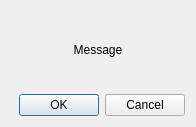
<?xml version="1.0" encoding="UTF-8"?>
<ui version="4.0">
 <class>MessageDialog</class>
 <widget class="QDialog" name="MessageDialog">
  <property name="geometry">
   <rect>
    <x>0</x>
    <y>0</y>
    <width>196</width>
    <height>127</height>
   </rect>
  </property>
  <property name="windowTitle">
   <string>Dialog</string>
  </property>
  <layout class="QVBoxLayout" name="verticalLayout">
   <item>
    <layout class="QHBoxLayout" name="horizontalLayout">
     <item>
      <widget class="QLabel" name="messageLabel">
       <property name="text">
        <string>Message</string>
       </property>
       <property name="alignment">
        <set>Qt::AlignCenter</set>
       </property>
      </widget>
     </item>
    </layout>
   </item>
   <item>
    <widget class="QDialogButtonBox" name="buttonBox">
     <property name="orientation">
      <enum>Qt::Horizontal</enum>
     </property>
     <property name="standardButtons">
      <set>QDialogButtonBox::Cancel|QDialogButtonBox::Ok</set>
     </property>
    </widget>
   </item>
  </layout>
 </widget>
 <resources/>
 <connections>
  <connection>
   <sender>buttonBox</sender>
   <signal>accepted()</signal>
   <receiver>MessageDialog</receiver>
   <slot>accept()</slot>
   <hints>
    <hint type="sourcelabel">
     <x>248</x>
     <y>254</y>
    </hint>
    <hint type="destinationlabel">
     <x>157</x>
     <y>274</y>
    </hint>
   </hints>
  </connection>
  <connection>
   <sender>buttonBox</sender>
   <signal>rejected()</signal>
   <receiver>MessageDialog</receiver>
   <slot>reject()</slot>
   <hints>
    <hint type="sourcelabel">
     <x>316</x>
     <y>260</y>
    </hint>
    <hint type="destinationlabel">
     <x>286</x>
     <y>274</y>
    </hint>
   </hints>
  </connection>
 </connections>
</ui>
